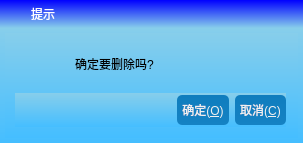
<?xml version="1.0" encoding="UTF-8"?>
<ui version="4.0">
 <class>frmMessageBox</class>
 <widget class="QDialog" name="frmMessageBox">
  <property name="geometry">
   <rect>
    <x>0</x>
    <y>0</y>
    <width>303</width>
    <height>143</height>
   </rect>
  </property>
  <property name="minimumSize">
   <size>
    <width>303</width>
    <height>143</height>
   </size>
  </property>
  <property name="maximumSize">
   <size>
    <width>303</width>
    <height>143</height>
   </size>
  </property>
  <property name="windowTitle">
   <string>提示</string>
  </property>
  <property name="styleSheet">
   <string notr="true">border:0px;</string>
  </property>
  <layout class="QVBoxLayout" name="verticalLayout">
   <property name="spacing">
    <number>0</number>
   </property>
   <property name="leftMargin">
    <number>0</number>
   </property>
   <property name="topMargin">
    <number>0</number>
   </property>
   <property name="rightMargin">
    <number>0</number>
   </property>
   <property name="bottomMargin">
    <number>0</number>
   </property>
   <item>
    <widget class="QWidget" name="widget_title" native="true">
     <property name="sizePolicy">
      <sizepolicy hsizetype="Preferred" vsizetype="Fixed">
       <horstretch>0</horstretch>
       <verstretch>0</verstretch>
      </sizepolicy>
     </property>
     <property name="minimumSize">
      <size>
       <width>100</width>
       <height>28</height>
      </size>
     </property>
     <property name="styleSheet">
      <string notr="true">
background-color: rgba(32, 121, 255,255);
background-color: qlineargradient(spread:pad, x1:0, y1:0, x2:0, y2:1, stop:0 blue, stop:1 skyblue);
color:white;
border-radius:0px;
</string>
     </property>
     <layout class="QHBoxLayout" name="horizontalLayout_2">
      <property name="spacing">
       <number>0</number>
      </property>
      <property name="leftMargin">
       <number>0</number>
      </property>
      <property name="topMargin">
       <number>0</number>
      </property>
      <property name="rightMargin">
       <number>0</number>
      </property>
      <property name="bottomMargin">
       <number>0</number>
      </property>
      <item>
       <widget class="QLabel" name="lab_Ico">
        <property name="sizePolicy">
         <sizepolicy hsizetype="Minimum" vsizetype="Preferred">
          <horstretch>0</horstretch>
          <verstretch>0</verstretch>
         </sizepolicy>
        </property>
        <property name="minimumSize">
         <size>
          <width>31</width>
          <height>0</height>
         </size>
        </property>
        <property name="text">
         <string/>
        </property>
        <property name="alignment">
         <set>Qt::AlignCenter</set>
        </property>
       </widget>
      </item>
      <item>
       <widget class="QLabel" name="lab_Title">
        <property name="sizePolicy">
         <sizepolicy hsizetype="Expanding" vsizetype="Preferred">
          <horstretch>0</horstretch>
          <verstretch>0</verstretch>
         </sizepolicy>
        </property>
        <property name="styleSheet">
         <string notr="true">font: 10pt &quot;微软雅黑&quot;;
QLabel#lab_Ico,QLabel#lab_Title{
	border-radius:0px;
	color: #F0F0F0;
	background-color:rgba(0,0,0,0);
	border-style:none;
}
QWidget#widget_title{
	background: qlineargradient(spread:pad, x1:0, y1:0, x2:0, y2:1, stop:0 #0F7DBE, stop:1 #1582C3);
}
</string>
        </property>
        <property name="text">
         <string>提示</string>
        </property>
        <property name="alignment">
         <set>Qt::AlignLeading|Qt::AlignLeft|Qt::AlignVCenter</set>
        </property>
       </widget>
      </item>
      <item>
       <widget class="QWidget" name="widget_menu" native="true">
        <property name="sizePolicy">
         <sizepolicy hsizetype="Minimum" vsizetype="Preferred">
          <horstretch>0</horstretch>
          <verstretch>0</verstretch>
         </sizepolicy>
        </property>
        <layout class="QHBoxLayout" name="horizontalLayout">
         <property name="spacing">
          <number>0</number>
         </property>
         <property name="leftMargin">
          <number>0</number>
         </property>
         <property name="topMargin">
          <number>0</number>
         </property>
         <property name="rightMargin">
          <number>0</number>
         </property>
         <property name="bottomMargin">
          <number>0</number>
         </property>
         <item>
          <widget class="QPushButton" name="btnMenu_Close">
           <property name="sizePolicy">
            <sizepolicy hsizetype="Minimum" vsizetype="Expanding">
             <horstretch>0</horstretch>
             <verstretch>0</verstretch>
            </sizepolicy>
           </property>
           <property name="minimumSize">
            <size>
             <width>40</width>
             <height>0</height>
            </size>
           </property>
           <property name="cursor">
            <cursorShape>ArrowCursor</cursorShape>
           </property>
           <property name="focusPolicy">
            <enum>Qt::NoFocus</enum>
           </property>
           <property name="toolTip">
            <string>关闭</string>
           </property>
           <property name="styleSheet">
            <string notr="true">QPushButton{
	border-radius:0px;
	color: #F0F0F0;
	background-color:rgba(0,0,0,0);
	border-style:none;
}
QPushButton#btnMenu_Close:hover{
	background-color: qlineargradient(spread:pad, x1:0, y1:1, x2:0, y2:0, stop:0 rgba(238, 0, 0, 128), stop:1 rgba(238, 44, 44, 255));
}</string>
           </property>
           <property name="text">
            <string/>
           </property>
           <property name="flat">
            <bool>true</bool>
           </property>
          </widget>
         </item>
        </layout>
       </widget>
      </item>
     </layout>
    </widget>
   </item>
   <item>
    <widget class="QWidget" name="widget_main" native="true">
     <property name="styleSheet">
      <string notr="true">font: 11pt &quot;微软雅黑&quot;;
background-color:skyblue;
background-color: qlineargradient(spread:pad, x1:0, y1:0, x2:0, y2:1, stop:0 skyblue, stop:1 rgb(69, 190, 255));
border-radius:0px;</string>
     </property>
     <layout class="QVBoxLayout" name="verticalLayout_2">
      <property name="spacing">
       <number>5</number>
      </property>
      <property name="leftMargin">
       <number>5</number>
      </property>
      <property name="topMargin">
       <number>5</number>
      </property>
      <property name="rightMargin">
       <number>5</number>
      </property>
      <property name="bottomMargin">
       <number>5</number>
      </property>
      <item>
       <widget class="QGroupBox" name="groupBox">
        <property name="title">
         <string/>
        </property>
        <widget class="QLabel" name="labIcoMain">
         <property name="geometry">
          <rect>
           <x>10</x>
           <y>10</y>
           <width>45</width>
           <height>45</height>
          </rect>
         </property>
         <property name="styleSheet">
          <string notr="true">border-image: url(:/image/info.png);
background-color: rgba(255, 255, 255,0);</string>
         </property>
         <property name="text">
          <string/>
         </property>
        </widget>
        <widget class="QLabel" name="labInfo">
         <property name="geometry">
          <rect>
           <x>70</x>
           <y>10</y>
           <width>211</width>
           <height>41</height>
          </rect>
         </property>
         <property name="styleSheet">
          <string notr="true">background-color: rgba(255, 255, 255,0);</string>
         </property>
         <property name="text">
          <string>确定要删除吗?</string>
         </property>
         <property name="scaledContents">
          <bool>false</bool>
         </property>
         <property name="wordWrap">
          <bool>true</bool>
         </property>
        </widget>
        <widget class="QWidget" name="layoutWidget">
         <property name="geometry">
          <rect>
           <x>10</x>
           <y>60</y>
           <width>271</width>
           <height>34</height>
          </rect>
         </property>
         <layout class="QHBoxLayout" name="horizontalLayout_3">
          <item>
           <spacer name="horizontalSpacer">
            <property name="orientation">
             <enum>Qt::Horizontal</enum>
            </property>
            <property name="sizeHint" stdset="0">
             <size>
              <width>40</width>
              <height>20</height>
             </size>
            </property>
           </spacer>
          </item>
          <item>
           <widget class="QPushButton" name="btnOk">
            <property name="cursor">
             <cursorShape>PointingHandCursor</cursorShape>
            </property>
            <property name="focusPolicy">
             <enum>Qt::StrongFocus</enum>
            </property>
            <property name="styleSheet">
             <string notr="true">.QPushButton{
	border-style: none;
	border: 0px;
	color: #F0F0F0;
	padding: 5px;	
	min-height: 20px;
	border-radius:5px;
	background: qlineargradient(spread:pad, x1:0, y1:0, x2:0, y2:1, stop:0 #0F7DBE, stop:1 #1582C3); 
}

.QPushButton[focusPolicy=&quot;0&quot;] {
	border-style: none;
	border: 0px;
	color: #F0F0F0;
	padding: 0px;	
	min-height: 10px;
	border-radius:3px;
	background: qlineargradient(spread:pad, x1:0, y1:0, x2:0, y2:1, stop:0 #0F7DBE, stop:1 #1582C3); 
}

.QPushButton:hover{ 
	background: qlineargradient(spread:pad, x1:0, y1:0, x2:0, y2:1, stop:0 #50A3F0, stop:1 #489CEA);
}

.QPushButton:pressed{ 
	background: qlineargradient(spread:pad, x1:0, y1:0, x2:0, y2:1, stop:0 #0F7DBE, stop:1 #1582C3);
}</string>
            </property>
            <property name="text">
             <string>确定(&amp;O)</string>
            </property>
            <property name="icon">
             <iconset>
              <normaloff>:/image/update.png</normaloff>:/image/update.png</iconset>
            </property>
            <property name="iconSize">
             <size>
              <width>20</width>
              <height>20</height>
             </size>
            </property>
           </widget>
          </item>
          <item>
           <widget class="QPushButton" name="btnCancel">
            <property name="cursor">
             <cursorShape>PointingHandCursor</cursorShape>
            </property>
            <property name="focusPolicy">
             <enum>Qt::StrongFocus</enum>
            </property>
            <property name="styleSheet">
             <string notr="true">.QPushButton{
	border-style: none;
	border: 0px;
	color: #F0F0F0;
	padding: 5px;	
	min-height: 20px;
	border-radius:5px;
	background: qlineargradient(spread:pad, x1:0, y1:0, x2:0, y2:1, stop:0 #0F7DBE, stop:1 #1582C3); 
}

.QPushButton[focusPolicy=&quot;0&quot;] {
	border-style: none;
	border: 0px;
	color: #F0F0F0;
	padding: 0px;	
	min-height: 10px;
	border-radius:3px;
	background: qlineargradient(spread:pad, x1:0, y1:0, x2:0, y2:1, stop:0 #0F7DBE, stop:1 #1582C3); 
}

.QPushButton:hover{ 
	background: qlineargradient(spread:pad, x1:0, y1:0, x2:0, y2:1, stop:0 #50A3F0, stop:1 #489CEA);
}

.QPushButton:pressed{ 
	background: qlineargradient(spread:pad, x1:0, y1:0, x2:0, y2:1, stop:0 #0F7DBE, stop:1 #1582C3);
}</string>
            </property>
            <property name="text">
             <string>取消(&amp;C)</string>
            </property>
            <property name="icon">
             <iconset>
              <normaloff>:/image/close.png</normaloff>:/image/close.png</iconset>
            </property>
            <property name="iconSize">
             <size>
              <width>20</width>
              <height>20</height>
             </size>
            </property>
           </widget>
          </item>
         </layout>
        </widget>
       </widget>
      </item>
     </layout>
    </widget>
   </item>
  </layout>
 </widget>
 <resources/>
 <connections/>
</ui>
